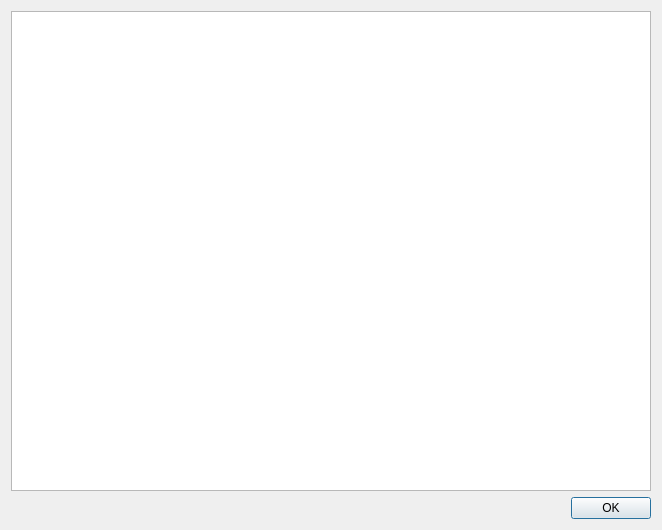
<?xml version="1.0" encoding="UTF-8"?>
<ui version="4.0">
 <class>DialogHelp</class>
 <widget class="QDialog" name="DialogHelp">
  <property name="geometry">
   <rect>
    <x>0</x>
    <y>0</y>
    <width>648</width>
    <height>517</height>
   </rect>
  </property>
  <property name="windowTitle">
   <string>Help</string>
  </property>
  <layout class="QGridLayout" name="gridLayout">
   <item row="0" column="0">
    <widget class="QTextEdit" name="textEditHelp">
     <property name="minimumSize">
      <size>
       <width>640</width>
       <height>480</height>
      </size>
     </property>
     <property name="readOnly">
      <bool>true</bool>
     </property>
    </widget>
   </item>
   <item row="1" column="0">
    <widget class="QDialogButtonBox" name="buttonBox">
     <property name="orientation">
      <enum>Qt::Horizontal</enum>
     </property>
     <property name="standardButtons">
      <set>QDialogButtonBox::Ok</set>
     </property>
    </widget>
   </item>
  </layout>
 </widget>
 <resources/>
 <connections>
  <connection>
   <sender>buttonBox</sender>
   <signal>accepted()</signal>
   <receiver>DialogHelp</receiver>
   <slot>accept()</slot>
   <hints>
    <hint type="sourcelabel">
     <x>248</x>
     <y>254</y>
    </hint>
    <hint type="destinationlabel">
     <x>157</x>
     <y>274</y>
    </hint>
   </hints>
  </connection>
  <connection>
   <sender>buttonBox</sender>
   <signal>rejected()</signal>
   <receiver>DialogHelp</receiver>
   <slot>reject()</slot>
   <hints>
    <hint type="sourcelabel">
     <x>316</x>
     <y>260</y>
    </hint>
    <hint type="destinationlabel">
     <x>286</x>
     <y>274</y>
    </hint>
   </hints>
  </connection>
 </connections>
</ui>
